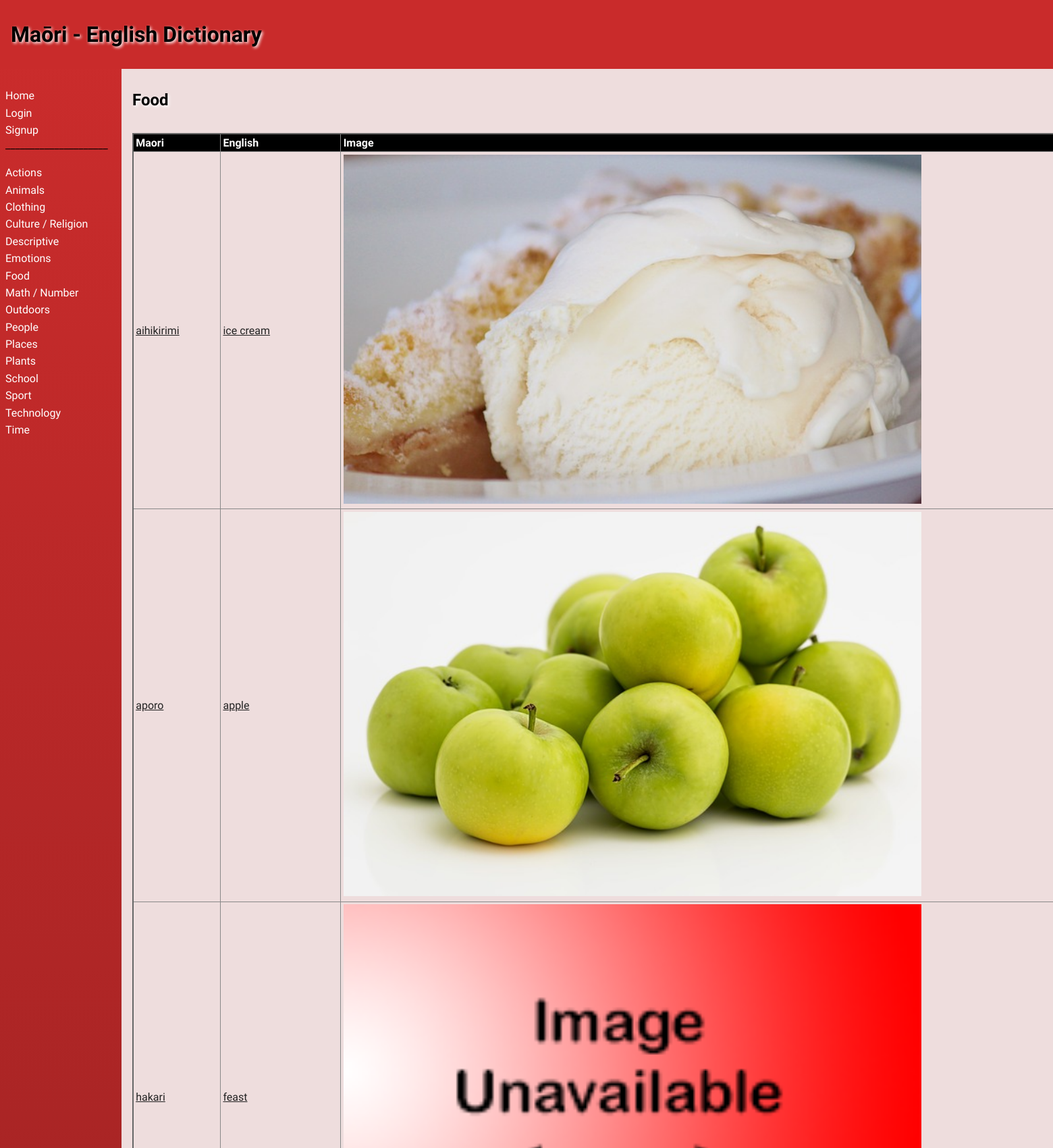
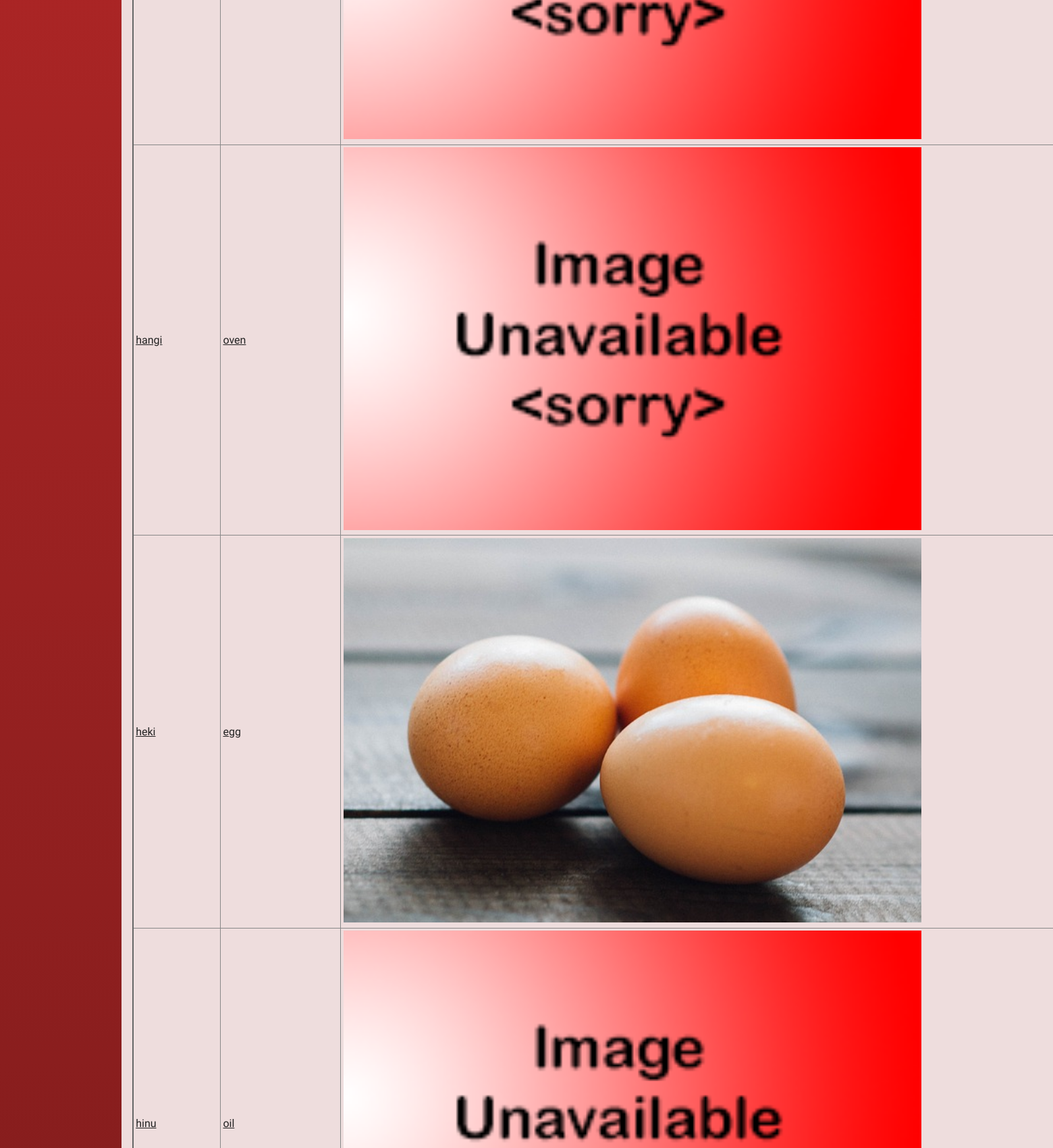
The page /category/7 (upper part) on the database its author committed (2 pictures, top to bottom).
### tables this page shows
CREATE TABLE "categories"
(
    id   INTEGER
        constraint categories_pk
            primary key autoincrement,
    name varchar(30)
);

CREATE TABLE "product"
(
    id          INTEGER
        constraint product_pk
            primary key autoincrement,
    maori       varchar(30),
    english     varchar(30),
    category_id INTEGER,
    description varchar(300),
    level       INTEGER,
    image       varchar(30),
    user_id     INTEGER
        references user,
    date_added  date
);

### app.py (the view)
@app.route('/category/<cat_id>')
def render_category_page(cat_id):
    con = create_connection(DATABASE)
    query = "SELECT * FROM categories WHERE id=?"
    cur = con.cursor()
    cur.execute(query, (cat_id,))
    cur_category = cur.fetchall()
    query = "SELECT * FROM product WHERE category_id=?"
    cur = con.cursor()  # You need this lin next
    cur.execute(query, (cat_id,))  # this line executes the query
    translation_list = cur.fetchall()  # puts the results into a list usable in python
    con.close()
    return render_template("category.html", logged_in=is_logged_in(),
                           user_data=user_id_conversion(session.get("user_id")), all_categories=get_categories(),
                           modify=edit(),
                           words_found=translation_list, cat_data=cur_category)

### app.py (called while the page is built)
def create_connection(db_file):
    try:
        connection = sqlite3.connect(db_file)
        return connection
    except Error as e:
        print(e)
    return None

def edit():
    if session.get("modify") == 1:
        print("Is a teacher")
        return True
    else:
        print("is not a teacher")
        return False

def get_categories():
    con = create_connection(DATABASE)
    query = "SELECT id, name FROM categories"
    cur = con.cursor()
    cur.execute(query)
    category_list = cur.fetchall()
    con.close()
    return category_list

def is_logged_in():
    if session.get('email') is None:
        print('not logged in')
        return False
    else:
        print('logged in')
        return True

def user_id_conversion(user_id):
    con = create_connection(DATABASE)
    query = "SELECT * FROM user where id=?"
    cur = con.cursor()
    cur.execute(query, (user_id, ))
    return_name = cur.fetchall()
    print(return_name)
    con.close()
    return return_name

### templates/category.html (shortened to what this page needs)
{% extends 'base.html' %}
{% block heading %}Maōri - English Dictionary{% endblock %}
{% block main %}
<div class="">
    <h2>{{ cat_data[0][1] }}</h2>
    <br>
    <table>
        <tr>
            <th>Maori</th>
            <th>English</th>
            <th>Image</th>
        </tr>
        {% for word in words_found %}
        <tr class="">
            <td><a href="\dictionary/{{ word[0] }}">{{ word[1] }}</a></td>
            <td><a href="\dictionary/{{ word[0] }}">{{ word[2] }}</a></td>
            <td><img src="/static/images/{{ word[6] }}"></td>
        </tr>
        {% endfor %}
    </table>
</div>
{% endblock %}

### templates/base.html (shortened to what this page needs)
<!doctype html>
<html lang="en">
<head>
    <link href="{{ url_for('static', filename='css/style.css') }}" rel="stylesheet">
</head>
<body>
<div id="container">
    <header>
        <h1>{% block heading %}Maori Dictionary{% endblock %}</h1>
    </header>
    <nav>
        <ul>
            <li><a href="\">Home</a></li>
            {% if not logged_in %}
                <li><a href="\login">Login</a></li>
                <li><a href="\signup">Signup</a></li>
            {% else %}
                <li><a href="\logout">Logout</a></li>
            {% endif %}
            <p4>_____________________</p4>
            <br>
            <br>
            {% for category in all_categories %}
            <li><a href="\category/{{ category[0] }}">{{ category[1] }}</a></li>
            {% endfor %}
        </ul>
    </nav>
    <main>
        {% block main%}{% endblock %}
    </main>
</div>
</body>
</html>

### static/css/style.css (style rules this page uses)
* { font-family: Comfortaa, sans-serif; margin: 0; padding: 0; box-sizing: border-box; }
#container { display: grid; grid-template-columns: 75px auto; grid-template-areas: 'nav header' 'main main' 'footer footer'; }
header { grid-area: header; background-color: rgba(193, 9, 9, 0.86); padding: 1rem; }
nav { grid-area: nav; }
main { grid-area: main; padding: 1rem; background-color: #edd; }
h1, h2, h3, h4 { padding: 1rem 0; font-family: 'Suez One', serif; color: #000; text-shadow: 2px 2px 4px #fff; }
a { color: #222; }
img { width: 80%; }
table { width: 100%; border: 2px solid #666; border-collapse: collapse; }
th, td { border: 1px solid #888; padding: 0.2rem; text-align: left; }
th { background-color: #000; color: #fff; }
@media only screen and (min-width: 768px) { #container { grid-template-columns: 180px auto; grid-template-areas: 'header header' 'nav main' 'footer footer'; } }
@media only screen and (min-width: 768px) { nav { background: linear-gradient(180deg, rgba(193, 9, 9, 0.86) 0%, rgba(0, 0, 0, 1) 50%, rgba(193, 9, 9, 0.86) 100%); padding: 0.5rem; } }
@media only screen and (min-width: 768px) { nav ul { list-style: none; } }
@media only screen and (min-width: 768px) { nav li { padding: 0.2rem 0; } }
@media only screen and (min-width: 768px) { nav a { color: #fff; text-decoration: none; } }
@media only screen and (min-width: 1000px) { #container { width: 1600px; margin: auto; } }

### rows shown on the page
categories: name "Actions"
categories: name "Animals"
categories: name "Clothing"
categories: name "Culture / Religion"
categories: name "Descriptive"
categories: name "Emotions"
categories: name "Food"
categories: name "Math / Number"
categories: name "Outdoors"
categories: name "People"
categories: name "Places"
categories: name "Plants"
categories: name "School"
categories: name "Sport"
categories: name "Technology"
categories: name "Time"
product: maori "aihikirimi", english "ice cream", image (picture)
product: maori "aporo", english "apple", image (picture)
product: maori "hakari", english "feast", image (placeholder picture)
product: maori "hangi", english "oven", image (placeholder picture)
product: maori "heki", english "egg", image (picture)
product: maori "hinu", english "oil", image (placeholder picture)
